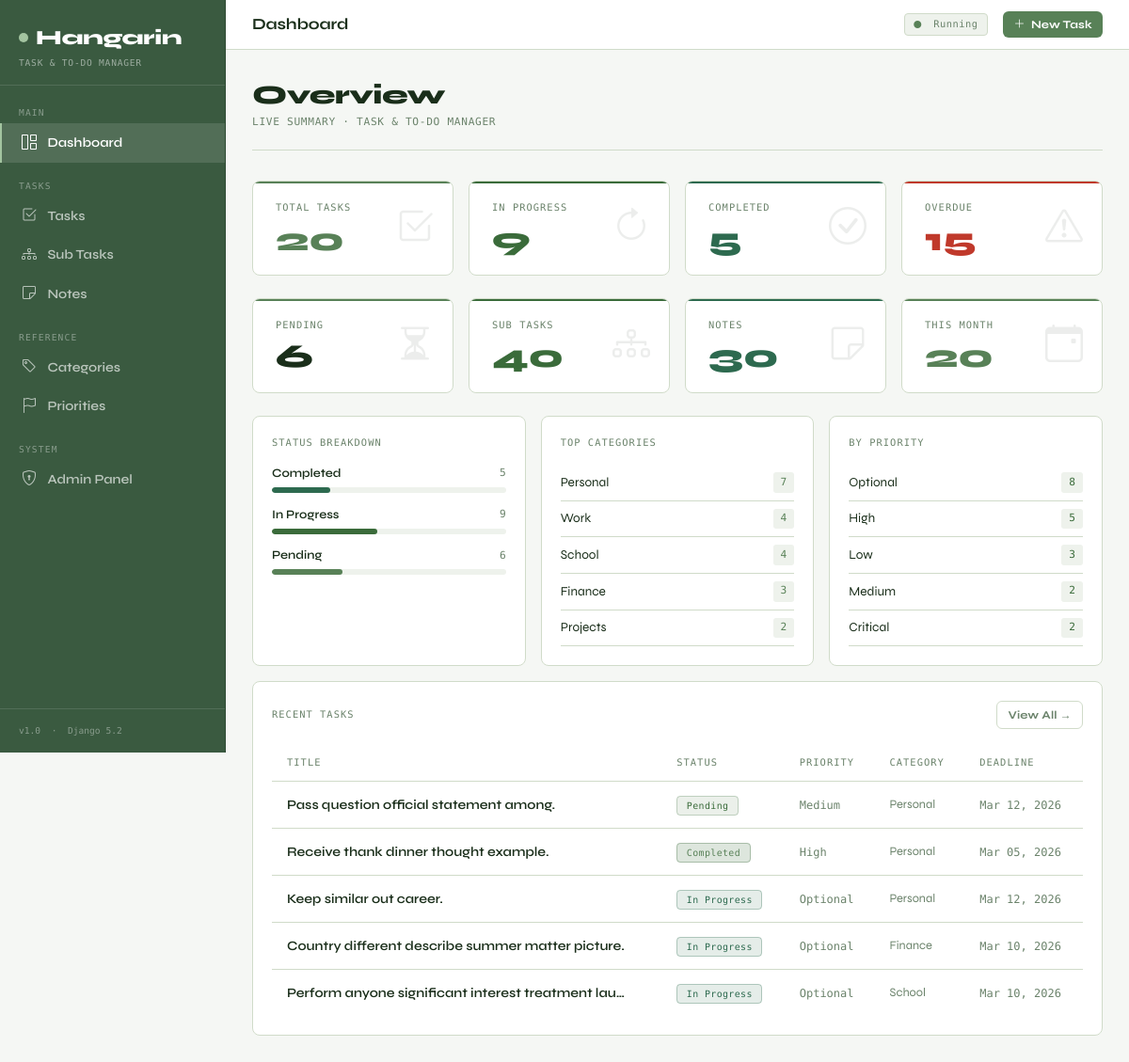
The page / on the database its author committed.
### taskapp/models.py (models this page shows, shortened)
class BaseModel(models.Model):
    created_at = models.DateTimeField(auto_now_add=True)
    updated_at = models.DateTimeField(auto_now=True)
    class Meta:
        abstract = True

class Task(BaseModel):
    STATUS_CHOICES = [
        ("Pending", "Pending"),
        ("In Progress", "In Progress"),
        ("Completed", "Completed"),
    ]
    title = models.CharField(max_length=255)
    description = models.TextField(blank=True, null=True)
    deadline = models.DateTimeField(blank=True, null=True)
    status = models.CharField(
        max_length=50,
        choices=STATUS_CHOICES,
        default="Pending",
    )
    category = models.ForeignKey(
        Category,
        on_delete=models.SET_NULL,
        null=True,
        blank=True,
        related_name="tasks",
    )
    priority = models.ForeignKey(
        Priority,
        on_delete=models.SET_NULL,
        null=True,
        blank=True,
        related_name="tasks",
    )
    class Meta:
        verbose_name = "Task"
        verbose_name_plural = "Tasks"
        ordering = ["-created_at"]

class Priority(BaseModel):
    name = models.CharField(max_length=100)
    class Meta:
        verbose_name = "Priority"
        verbose_name_plural = "Priorities"
        ordering = ["name"]
    def __str__(self):
        return self.name

class Category(BaseModel):
    name = models.CharField(max_length=100)
    class Meta:
        verbose_name = "Category"
        verbose_name_plural = "Categories"
        ordering = ["name"]
    def __str__(self):
        return self.name

### taskapp/views.py (the view)
# urls.py: path("", views.HomePageView.as_view(), name="home"),
class HomePageView(TemplateView):
    template_name = "taskapp/home.html"
    def get_context_data(self, **kwargs):
        ctx = super().get_context_data(**kwargs)
        now = timezone.now()
        ctx["total_tasks"] = Task.objects.count()
        ctx["pending"] = Task.objects.filter(status="Pending").count()
        ctx["in_progress"] = Task.objects.filter(status="In Progress").count()
        ctx["completed"] = Task.objects.filter(status="Completed").count()
        ctx["total_subtasks"] = SubTask.objects.count()
        ctx["total_notes"] = Note.objects.count()
        ctx["tasks_this_month"] = Task.objects.filter(
            created_at__year=now.year, created_at__month=now.month).count()
        ctx["overdue"] = Task.objects.filter(
            deadline__lt=now).exclude(status="Completed").count()
        ctx["status_data"] = list(Task.objects.values("status").annotate(count=Count("id")))
        ctx["category_data"] = list(Task.objects.values("category__name").annotate(count=Count("id")).order_by("-count")[:5])
        ctx["priority_data"] = list(Task.objects.values("priority__name").annotate(count=Count("id")).order_by("-count"))
        ctx["recent_tasks"] = Task.objects.select_related("priority", "category").order_by("-created_at")[:5]
        return ctx

### templates/taskapp/home.html (shortened to what this page needs)
{% extends "base.html" %}
{% block topbar_title %}Dashboard{% endblock %}
{% block content %}
<div class="page-header fade-up">
  <div>
    <h1>Overview</h1>
    <div class="sub">Live summary · Task & To-Do Manager</div>
  </div>
</div>
<div class="row g-3 mb-4">
  <div class="col-6 col-md-3 fade-up fade-up-1">
    <div class="stat-card yellow">
      <div class="stat-label">Total Tasks</div>
      <div class="stat-value" style="color:var(--accent)">{{ total_tasks }}</div>
      <i class="bi bi-check2-square stat-icon"></i>
    </div>
  </div>
  <div class="col-6 col-md-3 fade-up fade-up-2">
    <div class="stat-card blue">
      <div class="stat-label">In Progress</div>
      <div class="stat-value" style="color:var(--accent2)">{{ in_progress }}</div>
      <i class="bi bi-arrow-clockwise stat-icon"></i>
    </div>
  </div>
  <div class="col-6 col-md-3 fade-up fade-up-3">
    <div class="stat-card green">
      <div class="stat-label">Completed</div>
      <div class="stat-value" style="color:#2d6a4f">{{ completed }}</div>
      <i class="bi bi-check-circle stat-icon"></i>
    </div>
  </div>
  <div class="col-6 col-md-3 fade-up fade-up-4">
    <div class="stat-card red">
      <div class="stat-label">Overdue</div>
      <div class="stat-value" style="color:var(--accent3)">{{ overdue }}</div>
      <i class="bi bi-exclamation-triangle stat-icon"></i>
    </div>
  </div>
</div>
<div class="row g-3 mb-4">
  <div class="col-6 col-md-3 fade-up fade-up-1">
    <div class="stat-card yellow">
      <div class="stat-label">Pending</div>
      <div class="stat-value">{{ pending }}</div>
      <i class="bi bi-hourglass-split stat-icon"></i>
    </div>
  </div>
  <div class="col-6 col-md-3 fade-up fade-up-2">
    <div class="stat-card blue">
      <div class="stat-label">Sub Tasks</div>
      <div class="stat-value" style="color:var(--accent2)">{{ total_subtasks }}</div>
      <i class="bi bi-diagram-3 stat-icon"></i>
    </div>
  </div>
  <div class="col-6 col-md-3 fade-up fade-up-3">
    <div class="stat-card green">
      <div class="stat-label">Notes</div>
      <div class="stat-value" style="color:#2d6a4f">{{ total_notes }}</div>
      <i class="bi bi-sticky stat-icon"></i>
    </div>
  </div>
  <div class="col-6 col-md-3 fade-up fade-up-4">
    <div class="stat-card yellow">
      <div class="stat-label">This Month</div>
      <div class="stat-value" style="color:var(--accent)">{{ tasks_this_month }}</div>
      <i class="bi bi-calendar-event stat-icon"></i>
    </div>
  </div>
</div>
<div class="row g-3">
  <div class="col-md-4 fade-up fade-up-2">
    <div class="hng-card h-100">
      <div style="font-family:var(--font-mono);font-size:.65rem;color:var(--muted);letter-spacing:.1em;text-transform:uppercase;margin-bottom:1rem;">
        Status Breakdown
      </div>
      {% for item in status_data %}
      <div style="margin-bottom:.85rem;">
        <div style="display:flex;justify-content:space-between;align-items:center;margin-bottom:.3rem;">
          <span style="font-size:.8rem;font-weight:600;">{{ item.status }}</span>
          <span style="font-family:var(--font-mono);font-size:.7rem;color:var(--muted);">{{ item.count }}</span>
        </div>
        <div style="background:var(--bg3);border-radius:3px;height:6px;overflow:hidden;">
          {% if total_tasks > 0 %}
          <div class="{% if item.status == 'Completed' %}bar-completed{% elif item.status == 'In Progress' %}bar-inprogress{% else %}bar-pending{% endif %}" style="height:100%;border-radius:3px;transition:width .5s ease;" data-width="{% widthratio item.count total_tasks 100 %}"></div>
          {% endif %}
        </div>
      </div>
      {% empty %}
      <p style="color:var(--muted);font-size:.8rem;">No tasks yet.</p>
      {% endfor %}
    </div>
  </div>
  <div class="col-md-4 fade-up fade-up-3">
    <div class="hng-card h-100">
      <div style="font-family:var(--font-mono);font-size:.65rem;color:var(--muted);letter-spacing:.1em;text-transform:uppercase;margin-bottom:1rem;">
        Top Categories
      </div>
      {% for item in category_data %}
      <div style="display:flex;justify-content:space-between;align-items:center;padding:.5rem 0;border-bottom:1px solid var(--border);">
        <span style="font-size:.85rem;">{{ item.category__name|default:"Uncategorized" }}</span>
        <span style="font-family:var(--font-mono);font-size:.7rem;background:var(--bg3);padding:.15rem .5rem;border-radius:3px;color:var(--accent);">
          {{ item.count }}
        </span>
      </div>
      {% empty %}
      <p style="color:var(--muted);font-size:.8rem;">No data yet.</p>
      {% endfor %}
    </div>
  </div>
  <div class="col-md-4 fade-up fade-up-4">
    <div class="hng-card h-100">
      <div style="font-family:var(--font-mono);font-size:.65rem;color:var(--muted);letter-spacing:.1em;text-transform:uppercase;margin-bottom:1rem;">
        By Priority
      </div>
      {% for item in priority_data %}
      <div style="display:flex;justify-content:space-between;align-items:center;padding:.5rem 0;border-bottom:1px solid var(--border);">
        <span style="font-size:.85rem;">{{ item.priority__name|default:"Unset" }}</span>
        <span style="font-family:var(--font-mono);font-size:.7rem;background:var(--bg3);padding:.15rem .5rem;border-radius:3px;color:var(--accent2);">
          {{ item.count }}
        </span>
      </div>
      {% empty %}
      <p style="color:var(--muted);font-size:.8rem;">No data yet.</p>
      {% endfor %}
    </div>
  </div>
</div>
<div class="hng-card mt-3 fade-up">
  <div style="display:flex;justify-content:space-between;align-items:center;margin-bottom:1rem;">
    <div style="font-family:var(--font-mono);font-size:.65rem;color:var(--muted);letter-spacing:.1em;text-transform:uppercase;">
      Recent Tasks
    </div>
    <a href="{% url 'task-list' %}" class="btn-hng btn-hng-ghost btn-hng-sm">View All →</a>
  </div>
  <table class="hng-table">
    <thead>
      <tr>
        <th>Title</th>
        <th>Status</th>
        <th>Priority</th>
        <th>Category</th>
        <th>Deadline</th>
      </tr>
    </thead>
    <tbody>
      {% for task in recent_tasks %}
      <tr>
        <td style="font-weight:600;">{{ task.title|truncatechars:50 }}</td>
        <td>
          <span class="badge-status
            {% if task.status == 'Completed' %}badge-completed
            {% elif task.status == 'In Progress' %}badge-inprogress
            {% else %}badge-pending{% endif %}">
            {{ task.status }}
          </span>
        </td>
        <td style="font-family:var(--font-mono);font-size:.75rem;color:var(--muted);">
          {{ task.priority|default:"—" }}
        </td>
        <td style="font-size:.8rem;color:var(--muted);">{{ task.category|default:"—" }}</td>
        <td style="font-family:var(--font-mono);font-size:.75rem;color:var(--muted);">
          {% if task.deadline %}{{ task.deadline|date:"M d, Y" }}{% else %}—{% endif %}
        </td>
      </tr>
      {% empty %}
      <tr>
        <td colspan="5" style="text-align:center;color:var(--muted);padding:2rem;">
          No tasks yet. <a href="{% url 'task-add' %}" style="color:var(--accent);">Add one →</a>
        </td>
      </tr>
      {% endfor %}
    </tbody>
  </table>
</div>
{% endblock %}

### templates/base.html (style rules this page uses)
:root { --bg: #f5f7f4; --bg2: #ffffff; --bg3: #eef2ec; --border: #d0dbc9; --accent: #588157; --accent2: #3a6b3a; --accent3: #c0392b; --text: #1a2e1a; --muted: #6b836b; --sidebar: 240px; --font-ui: 'Syne', sans-serif; --font-mono:'Space Mono', monospace; }
* { box-sizing: border-box; }
body { margin: 0; background: var(--bg); color: var(--text); font-family: var(--font-ui); min-height: 100vh; display: flex; }
.page-header { display: flex; align-items: flex-end; justify-content: space-between; margin-bottom: 2rem; padding-bottom: 1.25rem; border-bottom: 1px solid var(--border); }
.page-header h1 { font-size: 1.75rem; font-weight: 800; margin: 0; letter-spacing: -.02em; }
.page-header .sub { font-family: var(--font-mono); font-size: .7rem; color: var(--muted); margin-top: .25rem; letter-spacing: .06em; text-transform: uppercase; }
.hng-card { background: var(--bg2); border: 1px solid var(--border); border-radius: 8px; padding: 1.25rem; }
.stat-card { background: var(--bg2); border: 1px solid var(--border); border-radius: 8px; padding: 1.25rem 1.5rem; position: relative; overflow: hidden; transition: border-color .2s, transform .2s; }
.stat-card::before { content: ''; position: absolute; top: 0; left: 0; right: 0; height: 2px; }
.stat-card.yellow::before { background: var(--accent); }
.stat-card.blue::before { background: var(--accent2); }
.stat-card.red::before { background: var(--accent3); }
.stat-card.green::before { background: #2d6a4f; }
.stat-card .stat-label { font-family: var(--font-mono); font-size: .65rem; color: var(--muted); letter-spacing: .1em; text-transform: uppercase; margin-bottom: .5rem; }
.stat-card .stat-value { font-size: 2.2rem; font-weight: 800; line-height: 1; }
.stat-card .stat-icon { position: absolute; right: 1.25rem; top: 50%; transform: translateY(-50%); font-size: 2.5rem; opacity: .08; }
.hng-table { width: 100%; border-collapse: collapse; font-size: .875rem; }
.hng-table thead th { font-family: var(--font-mono); font-size: .65rem; letter-spacing: .1em; text-transform: uppercase; color: var(--muted); padding: .75rem 1rem; border-bottom: 1px solid var(--border); font-weight: 400; white-space: nowrap; }
.hng-table tbody td { padding: .875rem 1rem; border-bottom: 1px solid var(--border); vertical-align: middle; }
.hng-table tbody tr:last-child td { border-bottom: none; }
.badge-status { font-family: var(--font-mono); font-size: .62rem; padding: .25rem .6rem; border-radius: 4px; letter-spacing: .04em; font-weight: 400; }
.badge-pending { background: rgba(88,129,87,.12); color: #3a6b3a; border: 1px solid rgba(88,129,87,.3); }
.badge-inprogress { background: rgba(45,106,79,.12); color: #2d6a4f; border: 1px solid rgba(45,106,79,.3); }
.badge-completed { background: rgba(88,129,87,.20); color: #588157; border: 1px solid rgba(88,129,87,.4); }
.btn-hng { font-family: var(--font-ui); font-weight: 700; font-size: .8rem; border: none; padding: .5rem 1.1rem; border-radius: 6px; cursor: pointer; transition: all .15s; text-decoration: none; display: inline-flex; align-items: center; gap: .4rem; letter-spacing: .01em; }
.btn-hng-ghost { background: transparent; color: var(--muted); border: 1px solid var(--border); }
.btn-hng-sm { padding: .3rem .7rem; font-size: .75rem; }
.fade-up { animation: fadeUp .3s ease both; }
.fade-up-1 { animation-delay: .05s; }
.fade-up-2 { animation-delay: .1s; }
.fade-up-3 { animation-delay: .15s; }
.fade-up-4 { animation-delay: .2s; }

### templates/taskapp/home.html (style rules this page uses)
.bar-completed { background: #2d6a4f; }
.bar-inprogress { background: var(--accent2); }
.bar-pending { background: var(--accent); }

### rows shown on the page
Task: title "Pass question official statement among.", status "Pending", priority "Medium", category "Personal", deadline "Mar 12, 2026"
Task: title "Receive thank dinner thought example.", status "Completed", priority "High", category "Personal", deadline "Mar 05, 2026"
Task: title "Keep similar out career.", status "In Progress", priority "Optional", category "Personal", deadline "Mar 12, 2026"
Task: title "Country different describe summer matter picture.", status "In Progress", priority "Optional", category "Finance", deadline "Mar 10, 2026"
Task: title "Perform anyone significant interest treatment lau…", status "In Progress", priority "Optional", category "School", deadline "Mar 10, 2026"

### other values the page prints
{{ total_tasks }} "20"
{{ in_progress }} "9"
{{ completed }} "5"
{{ overdue }} "15"
{{ pending }} "6"
{{ total_subtasks }} "40"
{{ total_notes }} "30"
{{ tasks_this_month }} "20"
{{ item.status }} "Completed" "In Progress" "Pending"
{{ item.count }} "5" "9" "6"
{{ item.category__name|default:"Uncategorized" }} "Personal" "Work" "School" "Finance" "Projects"
{{ item.count }} "7" "4" "4" "3" "2"
{{ item.priority__name|default:"Unset" }} "Optional" "High" "Low" "Medium" "Critical"
{{ item.count }} "8" "5" "3" "2" "2"
